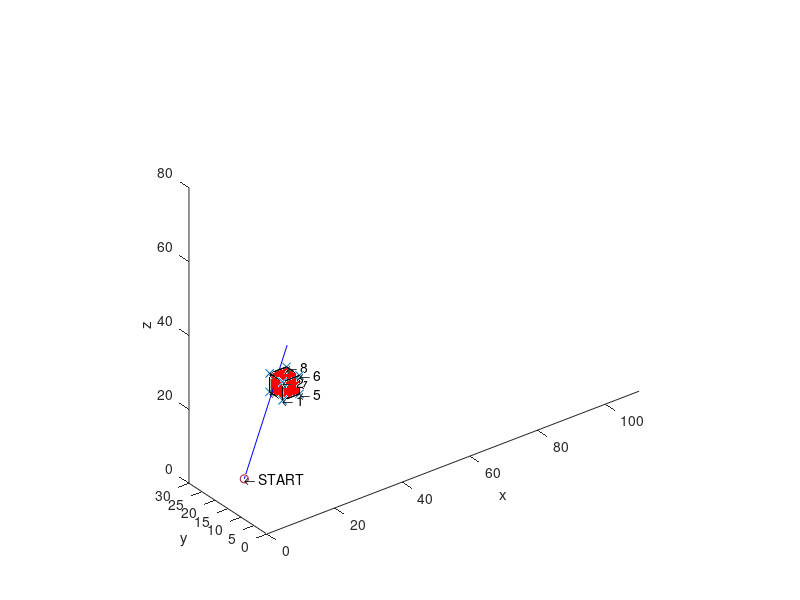

Write the MATLAB code that produced this figure. (Note: this script raises an error after producing the figure.)

close all
clear 

addpath(genpath(fullfile(fileparts(mfilename),'geom3d')))

%% Describe obstacles(by vertices)
vertices{1} = ...
    [20 20 20;...
    20 20 25;...
    20 25 20;...
    20 25 25;...
    25 20 20;...
    25 20 25;...
    25 25 20;...
    25 25 25];
edges{1} = [1 2; 1 3; 1 5; 5 6; 6 8; 8 4; 2 6; 2 4; 7 5; 7 3; 3 4; 7 8];
faces{1} = {[1 2 4 3];[ 1 5 6 2]; [7 8 6 5];[ 7 3 4 8];[3 7 5 1];[ 2 6 8 4]};

startPoint = [1 10 10];
endPoint = [50 45 40];

% Plot vertices
figure;hold on
plot3(vertices{1}(:,1), vertices{1}(:,2), vertices{1}(:,3), 'x')
for i = 1:size(vertices{1},1)
    
    str1 = ['\leftarrow ',num2str(i)];
    text(vertices{1}(i,1), vertices{1}(i,2), vertices{1}(i,3),str1);
    
end

xlim([0 110])
ylim([0 30])
zlim([0 80])
axis equal
view(3)
xlabel('x')
ylabel('y')
zlabel('z')

for i = 1:size(edges{1},1)
    a = edges{1}(i,:);
    %b = vertexJoining{1}(i,2);
    A = vertices{1}(a,:);
    plot3(A(:,1), A(:,2), A(:,3))
end


%% Create surfaces for faces

drawPolyhedron(vertices{1}, faces{1});

drawPoint3d(startPoint)
text(startPoint(1),startPoint(2), startPoint(3),'\leftarrow START');
drawPoint3d(endPoint)
text(endPoint(1),endPoint(2), endPoint(3),'\leftarrow END');

% Draw line from start to end
drawEdge3d([startPoint,  endPoint])

%% Begin algorithm

% Move from start towards the goal until you strike an object

% Find line paramterisation in the form [x y z]' = [a b c]' + t*[d e f]'
% or X = A + tB;

% for t = 1, [x y z] = endPoint
% for t = 0, [x y z] = startPoint
% therefore [a b c] = startPoint and [d e f] = endPoint - startPoint

A = startPoint;
B = endPoint-startPoint;

% Find smallest t value which intersects a face


line = [A,B];

for i = 1:length(faces{1})
    poly = vertices{1}(faces{1}{i},:);
    [inter(i,:), inside] = intersectLinePolygon3d(line, poly);
    if any(~isnan(inter(i,:)))
        tInter(i) = mean((inter(i,:) - A)./B);
    end
end

[firstStrikeT, firstStrikeFace] = min(tInter(tInter ~= 0));
firstStrikeX = inter(firstStrikeFace,:);


% Find all edges of this face
%currentEdges = edges{1}(faces{1}{firstStrikeFace}, :);
currentEdges = combnk(faces{1}{firstStrikeFace},2);

moveToThisFace = [];

% Create surface between these and the goal and check intersections
for i = 1:size(currentEdges,1)
   
    isAdjacentFace = sum(ismember(cell2mat(faces{1}),currentEdges(i,:)),2)==2;
    isAdjacentFace(firstStrikeFace) = 0; % Remove current face
    if any(isAdjacentFace)
        poly1 = vertices{1}(faces{1}{isAdjacentFace},:);
        poly2 = [vertices{1}(currentEdges(i,:),:);endPoint];
        [line, normal] = intersectPolygons3d(poly1, poly2);
        % Am I moving in the direction of the normal?
        lineToEnd = createLine3d(midPoint3d(...
            reshape(vertices{1}(currentEdges(i,:),:),[1,6])),endPoint);
        if dot(lineToEnd(4:6),normal) > 0 % Moving away from the adjacent face
            % Follow LOS
            disp(['Following LOS for edge ',mat2str(currentEdges(i,:))])
            moveToThisFace = [moveToThisFace,find(isAdjacentFace)];
        end
    end
end





